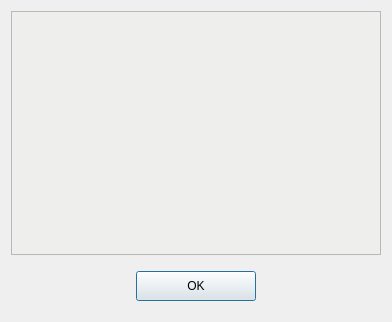
<?xml version="1.0" encoding="UTF-8"?>
<ui version="4.0">
 <class>Dialog</class>
 <widget class="QDialog" name="Dialog">
  <property name="geometry">
   <rect>
    <x>0</x>
    <y>0</y>
    <width>392</width>
    <height>322</height>
   </rect>
  </property>
  <property name="windowTitle">
   <string>Dialog</string>
  </property>
  <layout class="QGridLayout" name="gridLayout">
   <item row="1" column="0">
    <widget class="QWidget" name="widget" native="true">
     <property name="minimumSize">
      <size>
       <width>0</width>
       <height>50</height>
      </size>
     </property>
     <layout class="QGridLayout" name="gridLayout_2">
      <item row="0" column="0">
       <widget class="QPushButton" name="button">
        <property name="sizePolicy">
         <sizepolicy hsizetype="Minimum" vsizetype="Preferred">
          <horstretch>0</horstretch>
          <verstretch>0</verstretch>
         </sizepolicy>
        </property>
        <property name="minimumSize">
         <size>
          <width>0</width>
          <height>30</height>
         </size>
        </property>
        <property name="maximumSize">
         <size>
          <width>120</width>
          <height>30</height>
         </size>
        </property>
        <property name="text">
         <string>OK</string>
        </property>
       </widget>
      </item>
     </layout>
    </widget>
   </item>
   <item row="0" column="0">
    <widget class="QTextEdit" name="infoText">
     <property name="styleSheet">
      <string notr="true">background-color: rgb(238, 238, 236);</string>
     </property>
    </widget>
   </item>
  </layout>
 </widget>
 <resources/>
 <connections/>
</ui>
